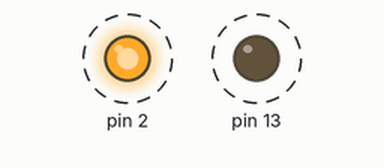
Bench run of a sketch on a simulated Arduino Uno, built with avr-gcc and run on an emulated ATmega328P. On the bench: output pins drawn as LEDs (lit = HIGH). Dashed ring = blinking.

Above: at 3.5 s.
Timing chart, 0 to 7.6 s (numbered marks = the images above):
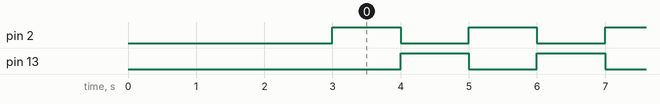

The sketch:

Ep.4.ino
```cpp
void setup() {
  pinMode(2, OUTPUT);
  pinMode(13, OUTPUT);
  int t_time = 500;
  digitalWrite(14, 0);
  delay(t_time);
  digitalWrite(14, 1);
  delay(t_time);
  digitalWrite(15, 0);
  delay(t_time);
  digitalWrite(15, 1);
  delay(t_time);
  digitalWrite(16, 0);
  delay(t_time);
  digitalWrite(16, 1);
  delay(t_time);
}

void loop() {
  digitalWrite(2, HIGH);
  digitalWrite(13, LOW);
  delay(1000);
  digitalWrite(2, LOW);
  digitalWrite(13, HIGH);
  delay(1000);
}
```

Measured:
- by itself, pin 2, pin 13: alternates HIGH for 1.0 s and LOW for 1.0 s
